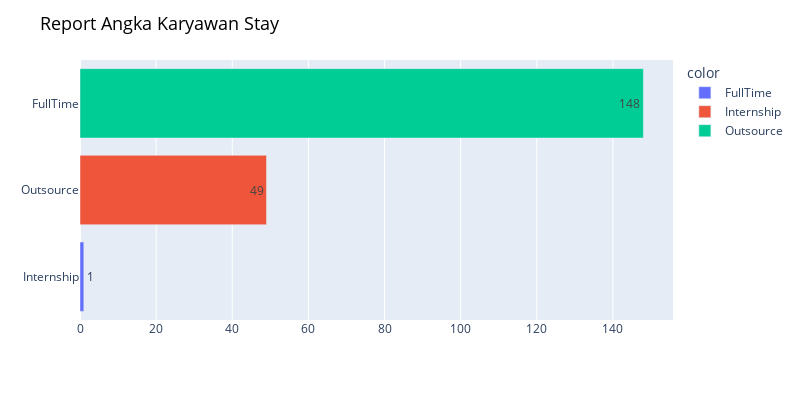

Write notebook code for a chart like this one.
### Code cell
# Banyak karyawan stay berdasarkan Status Kepegawaian
resignbystatusplot = px.bar(y = resignbystatus.sort_values('Not Resign')['StatusKepegawaian'], x = resignbystatus.sort_values('Not Resign')['Not Resign'], color = resignbystatus['StatusKepegawaian'], text = resignbystatus.sort_values('Not Resign')['Not Resign'], orientation='h', width = 800, height = 400)
resignbystatusplot.update_layout(xaxis_title=None, yaxis_title=None, barmode="relative")
resignbystatusplot.update_layout(title="Report Angka Karyawan Stay",title_font=dict(size=18, color="black"))

### Figure 1 — Plotly figure (JSON) as saved in the notebook; plotly's stock layout.template omitted (floating-point values rounded to 4 significant figures)
{"data": [{"alignmentgroup": "True", "hovertemplate": "color=FullTime<br>x=%{x}<br>y=%{y}<br>text=%{text}<extra></extra>", "legendgroup": "FullTime", "marker": {"color": "#636efa", "pattern": {"shape": ""}}, "name": "FullTime", "offsetgroup": "FullTime", "orientation": "h", "showlegend": true, "text": [1], "textposition": "auto", "type": "bar", "x": [1], "xaxis": "x", "y": ["Internship"], "yaxis": "y"}, {"alignmentgroup": "True", "hovertemplate": "color=Internship<br>x=%{x}<br>y=%{y}<br>text=%{text}<extra></extra>", "legendgroup": "Internship", "marker": {"color": "#EF553B", "pattern": {"shape": ""}}, "name": "Internship", "offsetgroup": "Internship", "orientation": "h", "showlegend": true, "text": [49], "textposition": "auto", "type": "bar", "x": [49], "xaxis": "x", "y": ["Outsource"], "yaxis": "y"}, {"alignmentgroup": "True", "hovertemplate": "color=Outsource<br>x=%{x}<br>y=%{y}<br>text=%{text}<extra></extra>", "legendgroup": "Outsource", "marker": {"color": "#00cc96", "pattern": {"shape": ""}}, "name": "Outsource", "offsetgroup": "Outsource", "orientation": "h", "showlegend": true, "text": [148], "textposition": "auto", "type": "bar", "x": [148], "xaxis": "x", "y": ["FullTime"], "yaxis": "y"}], "layout": {"barmode": "relative", "height": 400, "legend": {"title": {"text": "color"}, "tracegroupgap": 0}, "margin": {"t": 60}, "title": {"font": {"color": "black", "size": 18}, "text": "Report Angka Karyawan Stay"}, "width": 800, "xaxis": {"anchor": "y", "domain": [0, 1], "title": {}}, "yaxis": {"anchor": "x", "domain": [0, 1], "title": {}}}}
